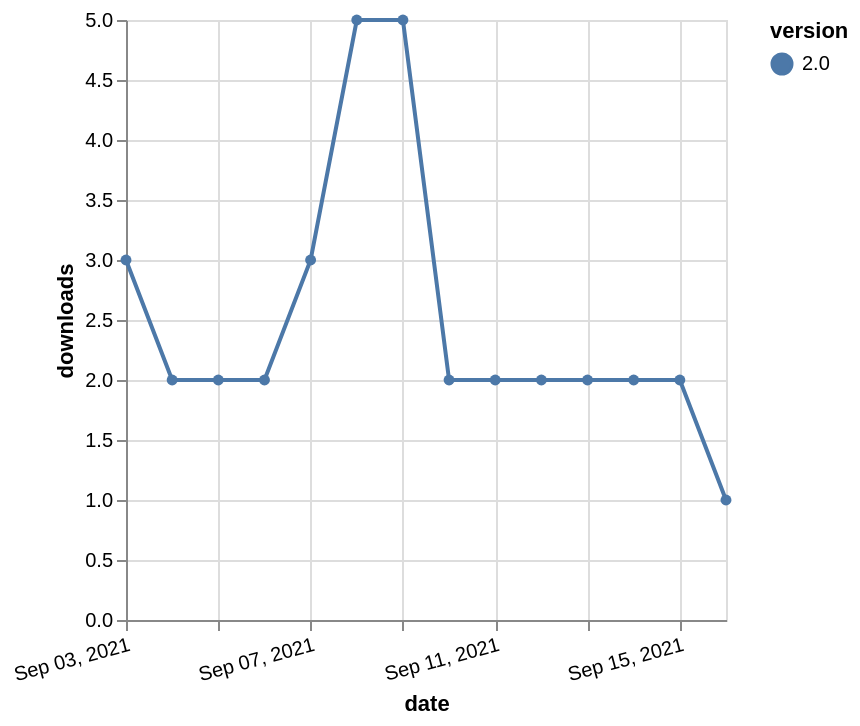

The specification (Vega-Lite) saved for this image:
### Vega-Lite specification from a JSON file in a GitHub repository (floating-point values rounded to 4 significant figures)
{"$schema": "https://vega.github.io/schema/vega-lite/v5.json", "description": "A simple bar chart with embedded data.", "data": {"values": [{"date": "2021-09-03", "total": 2316, "delta": 3, "version": "2.0"}, {"date": "2021-09-04", "total": 2318, "delta": 2, "version": "2.0"}, {"date": "2021-09-05", "total": 2320, "delta": 2, "version": "2.0"}, {"date": "2021-09-06", "total": 2322, "delta": 2, "version": "2.0"}, {"date": "2021-09-07", "total": 2325, "delta": 3, "version": "2.0"}, {"date": "2021-09-08", "total": 2330, "delta": 5, "version": "2.0"}, {"date": "2021-09-09", "total": 2335, "delta": 5, "version": "2.0"}, {"date": "2021-09-10", "total": 2337, "delta": 2, "version": "2.0"}, {"date": "2021-09-11", "total": 2339, "delta": 2, "version": "2.0"}, {"date": "2021-09-12", "total": 2341, "delta": 2, "version": "2.0"}, {"date": "2021-09-13", "total": 2343, "delta": 2, "version": "2.0"}, {"date": "2021-09-14", "total": 2345, "delta": 2, "version": "2.0"}, {"date": "2021-09-15", "total": 2347, "delta": 2, "version": "2.0"}, {"date": "2021-09-16", "total": 2348, "delta": 1, "version": "2.0"}]}, "width": "container", "mark": {"type": "line", "point": {"filled": true}}, "encoding": {"x": {"field": "date", "type": "temporal", "timeUnit": "yearmonthdate", "title": "date", "axis": {"labelAngle": -15}}, "y": {"field": "delta", "type": "quantitative", "title": "downloads"}, "color": {"field": "version", "type": "nominal"}, "tooltip": {"field": "delta"}}}
